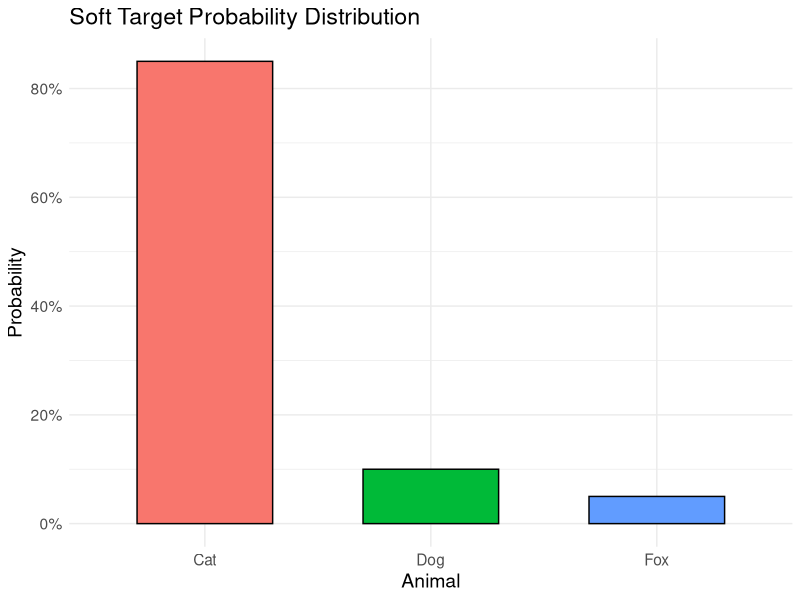
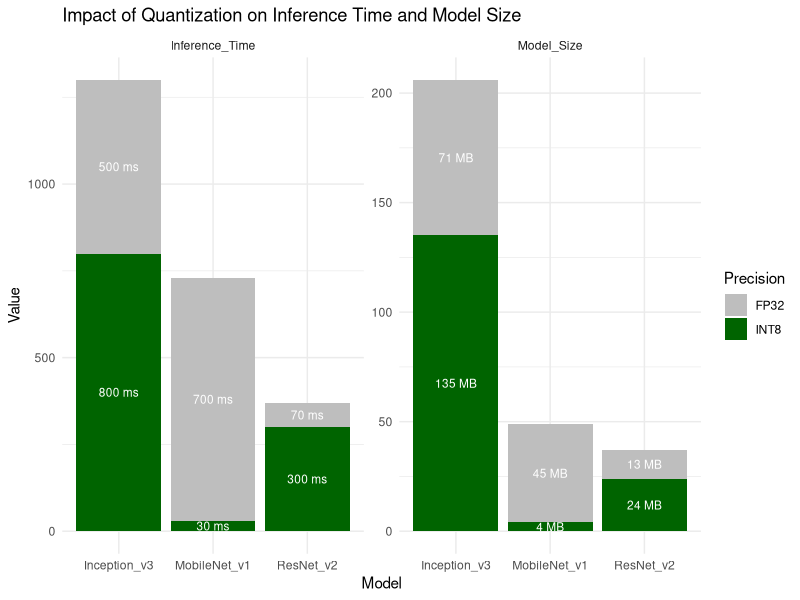

Source code (R) for these figures, in order:
## ---- chunk 1

##| label: fig-soft-targets
##| fig-cap: Soft target probability distribution.
##| fig-align: center
##| echo: false

library(ggplot2)

## Define the data
data <- data.frame(
  Animal = c("Cat", "Dog", "Fox"),
  Probability = c(0.85, 0.10, 0.05)
)

## Create the plot
ggplot(data, aes(x = Animal, y = Probability, fill = Animal)) +
  geom_bar(stat = "identity", width = 0.6, color = "black") +
  scale_y_continuous(labels = scales::percent_format(accuracy = 1)) +
  labs(
    title = "Soft Target Probability Distribution",
    x = "Animal",
    y = "Probability"
  ) +
  theme_minimal() +
  theme(legend.position = "none",
        text = element_text(size = 14))
## ---- chunk 2
#| label: fig-quantization_impact
#| fig-cap: Impact of quantization on inference time and model size. The left stacked bars show inference time improvements, while the right stacked bars highlight memory savings.
#| fig-align: center
#| echo: false

library(ggplot2)
library(reshape2)

# Data
models <- c("MobileNet_v1", "ResNet_v2", "Inception_v3")
float32_time <- c(100, 1500, 800)
int8_time <- c(30, 700, 300)
original_size <- c(17, 180, 95)
optimized_size <- c(4, 45, 24)

# Create a data frame
df <- data.frame(
  Model = rep(models, each=2),
  Precision = rep(c("INT8", "FP32"), times=3),
  Inference_Time = c(int8_time, float32_time - int8_time),
  Model_Size = c(optimized_size, original_size - optimized_size)
)

# Melt data for ggplot
df_melted <- melt(df, id.vars = c("Model", "Precision"), variable.name = "Metric", value.name = "Value")

# Plot
ggplot(df_melted, aes(x=Model, y=Value, fill=Precision)) +
  geom_bar(stat="identity", position="stack") +
  geom_text(aes(label=paste(Value, ifelse(Metric == "Inference_Time", "ms", "MB"))),
            position=position_stack(vjust=0.5), size=3, color="white") +
  facet_wrap(~ Metric, scales="free_y") +
  scale_fill_manual(values=c("FP32" = "gray", "INT8" = "darkgreen")) +
  labs(title="Impact of Quantization on Inference Time and Model Size",
       y="Value", x="Model", fill="Precision") +
  theme_minimal()


